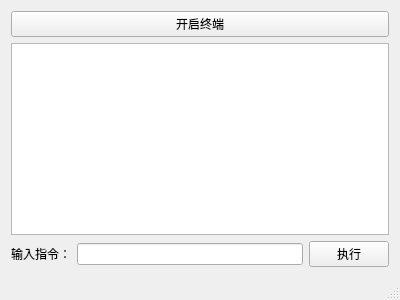
<?xml version="1.0" encoding="UTF-8"?>
<ui version="4.0">
 <class>MainWindow</class>
 <widget class="QMainWindow" name="MainWindow">
  <property name="geometry">
   <rect>
    <x>0</x>
    <y>0</y>
    <width>400</width>
    <height>300</height>
   </rect>
  </property>
  <property name="windowTitle">
   <string>MainWindow</string>
  </property>
  <widget class="QWidget" name="centralWidget">
   <layout class="QGridLayout" name="gridLayout">
    <item row="0" column="0">
     <layout class="QVBoxLayout" name="verticalLayout">
      <item>
       <widget class="QPushButton" name="pushButton">
        <property name="text">
         <string>开启终端</string>
        </property>
       </widget>
      </item>
      <item>
       <widget class="QTextEdit" name="textEdit"/>
      </item>
      <item>
       <layout class="QHBoxLayout" name="horizontalLayout">
        <item>
         <widget class="QLabel" name="label">
          <property name="text">
           <string>输入指令：</string>
          </property>
         </widget>
        </item>
        <item>
         <widget class="QLineEdit" name="lineEdit"/>
        </item>
        <item>
         <widget class="QPushButton" name="pushButton_2">
          <property name="text">
           <string>执行</string>
          </property>
         </widget>
        </item>
       </layout>
      </item>
     </layout>
    </item>
   </layout>
  </widget>
  <widget class="QStatusBar" name="statusBar"/>
 </widget>
 <layoutdefault spacing="6" margin="11"/>
 <resources/>
 <connections>
  <connection>
   <sender>pushButton</sender>
   <signal>clicked()</signal>
   <receiver>MainWindow</receiver>
   <slot>start_shell()</slot>
   <hints>
    <hint type="sourcelabel">
     <x>253</x>
     <y>33</y>
    </hint>
    <hint type="destinationlabel">
     <x>394</x>
     <y>68</y>
    </hint>
   </hints>
  </connection>
  <connection>
   <sender>pushButton_2</sender>
   <signal>clicked()</signal>
   <receiver>MainWindow</receiver>
   <slot>run_cmd()</slot>
   <hints>
    <hint type="sourcelabel">
     <x>339</x>
     <y>255</y>
    </hint>
    <hint type="destinationlabel">
     <x>341</x>
     <y>274</y>
    </hint>
   </hints>
  </connection>
 </connections>
 <slots>
  <slot>start_shell()</slot>
  <slot>run_cmd()</slot>
 </slots>
</ui>
